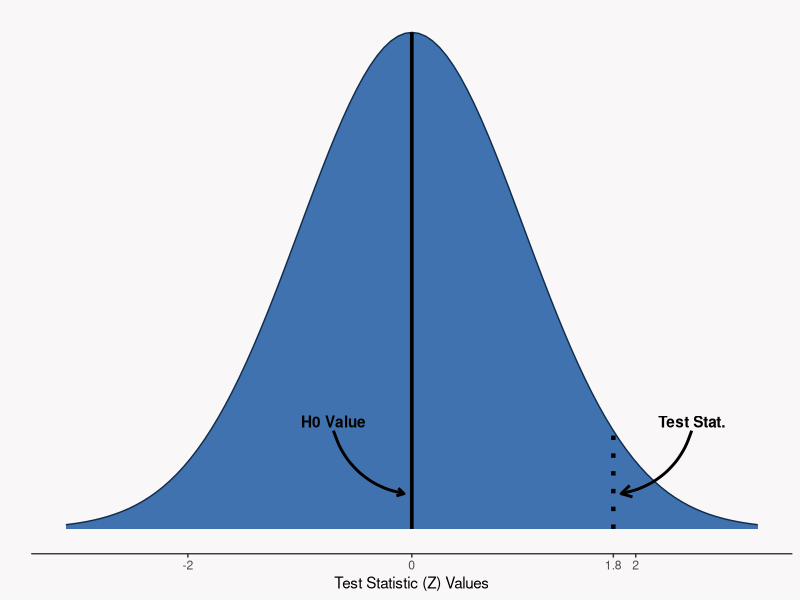
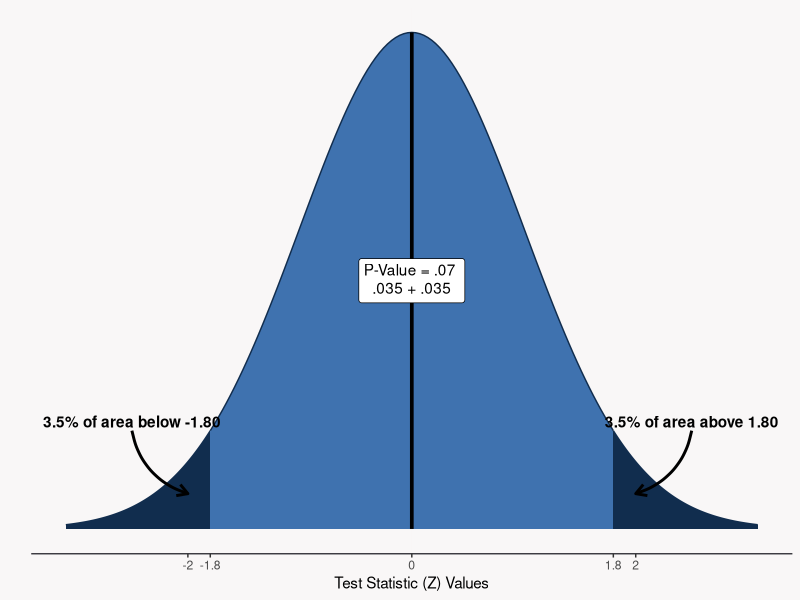
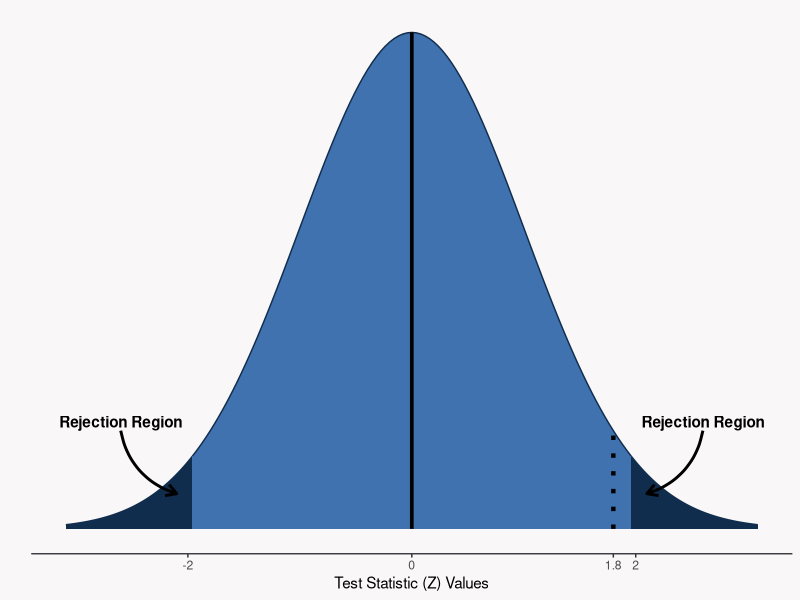
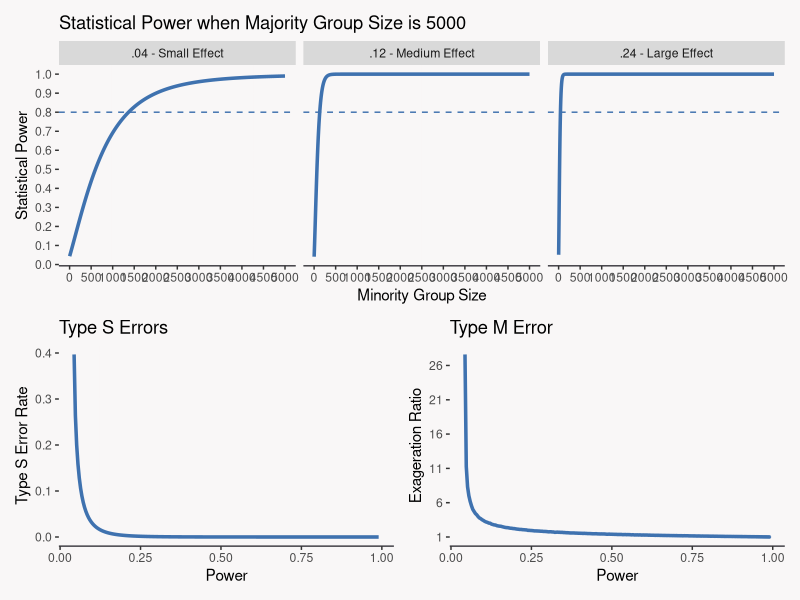

These charts were generated, in order, by the following R code:
## ---- chunk 1
#| label: setup
#| echo: false
#| warning: false
#| output: false

library(ggplot2)
library(dplyr)
library(tibble)
library(patchwork)
library(tidyr)
library(ggtext)
## ---- chunk 2
#| label: null-sampling-distribution
#| fig-align: center

ggplot2::ggplot(
  data = NULL,
  ggplot2::aes(
    x = c(qnorm(.001, mean = 0, sd = 1), qnorm(.999, mean = 0, sd = 1))
  )
) + 
  ggplot2::geom_area(
    stat = "function",
    fun = dnorm,
    args = list(mean = 0, sd = 1),
    color = "#112D4E",
    fill = "#3F72AF",
    xlim = c(qnorm(.001, mean = 0, sd = 1), qnorm(.999, mean = 0, sd = 1))
  ) +
  ggplot2::geom_segment(
    ggplot2::aes(
      x = 0,
      xend = 0,
      y = 0,
      yend = dnorm(0)
    ),
    size = 1.25
  ) + 
  ggplot2::geom_segment(
    ggplot2::aes(
      x = 1.80,
      xend = 1.80,
      y = 0,
      yend = dnorm(1.80)
    ),
    lty = "dotted",
    size = 1.5
  ) +
  ggplot2::theme(
    plot.background = element_rect(fill = "#F9F7F7", colour = "#F9F7F7"),
    panel.background = element_rect(fill = "#F9F7F7"),
    axis.line.x = element_line(colour = "#3D3C42"),
    axis.line.y = ggplot2::element_blank(),
    panel.grid.minor = element_line(colour = "#F9F7F7"),
    panel.grid.major = element_line(colour = "#F9F7F7"),
    legend.text = ggplot2::element_blank(),
    legend.title = ggplot2::element_blank(),
    legend.position = "none",
    axis.ticks.y = ggplot2::element_blank(),
    axis.text.y = ggplot2::element_blank()
  ) + 
  ggplot2::scale_x_continuous(
    breaks = c(-2, 0, 1.80, 2),
    labels = c(-2, 0, 1.80, 2)
  ) +
  ggplot2::annotate(
    geom = "curve", x = 2.5, y = dnorm(1.80), xend = 1.87, yend = dnorm(2.3), 
    curvature = -.3, linewidth = 1, arrow = arrow(length = unit(3, "mm"))
  ) +
  ggplot2::annotate(geom = "text", x = 2.5, y = dnorm(1.75), label = "Test Stat.", hjust = "center",
                    fontface = "bold") +
  ggplot2::annotate(
    geom = "curve", x = -.70, y = dnorm(1.80), xend = -.07, yend = dnorm(2.3), 
    curvature = .3, linewidth = 1, arrow = arrow(length = unit(2, "mm"))
  ) +
  ggplot2::annotate(geom = "text", x = -.70, y = dnorm(1.75), label = "H0 Value", hjust = "center",
                    fontface = "bold") +
  ggplot2::labs(
    y = "",
    x = "Test Statistic (Z) Values"
  )
## ---- chunk 3
#| label: p-value-area
#| fig-align: center

ggplot2::ggplot(
  data = NULL,
  ggplot2::aes(
    x = c(qnorm(.001, mean = 0, sd = 1), qnorm(.999, mean = 0, sd = 1))
  )
) + 
  ggplot2::geom_area(
    stat = "function",
    fun = dnorm,
    args = list(mean = 0, sd = 1),
    color = "#112D4E",
    fill = "#112D4E",
    xlim = c(qnorm(.001, mean = 0, sd = 1), -1.80)
  ) +
  ggplot2::geom_area(
    stat = "function",
    fun = dnorm,
    args = list(mean = 0, sd = 1),
    color = "#112D4E",
    fill = "#3F72AF",
    xlim = c(-1.80, 1.80)
  ) +
  ggplot2::geom_area(
    stat = "function",
    fun = dnorm,
    args = list(mean = 0, sd = 1),
    color = "#112D4E",
    fill = "#112D4E",
    xlim = c(1.80, qnorm(.999))
  ) +
  ggplot2::geom_segment(
    ggplot2::aes(
      x = 0,
      xend = 0,
      y = 0,
      yend = dnorm(0)
    ),
    size = 1.25
  ) +
  ggplot2::scale_x_continuous(
    breaks = c(-2, -1.80, 0, 1.80, 2),
    labels = c(-2, -1.80, 0, 1.80, 2)
  ) +
  ggplot2::theme(
    plot.background = element_rect(fill = "#F9F7F7", colour = "#F9F7F7"),
    panel.background = element_rect(fill = "#F9F7F7"),
    axis.line.x = element_line(colour = "#3D3C42"),
    axis.line.y = ggplot2::element_blank(),
    panel.grid.minor = element_line(colour = "#F9F7F7"),
    panel.grid.major = element_line(colour = "#F9F7F7"),
    legend.text = ggplot2::element_blank(),
    legend.title = ggplot2::element_blank(),
    legend.position = "none",
    axis.ticks.y = ggplot2::element_blank(),
    axis.text.y = ggplot2::element_blank()
  ) +
  ggplot2::labs(
    y = "",
    x = "Test Statistic (Z) Values"
  ) + 
  ggplot2::annotate(
    geom = "curve", x = 2.5, y = dnorm(1.80), xend = 2, yend = dnorm(2.3), 
    curvature = -.3, linewidth = 1, arrow = arrow(length = unit(3, "mm"))
  ) +
  ggplot2::annotate(geom = "text", x = 2.5, y = dnorm(1.75), label = "3.5% of area above 1.80", hjust = "center",
                    fontface = "bold") +
  ggplot2::annotate(
    geom = "curve", x = -2.5, y = dnorm(1.80), xend = -2, yend = dnorm(2.3), 
    curvature = .3, linewidth = 1, arrow = arrow(length = unit(3, "mm"))
  ) +
  ggplot2::annotate(geom = "text", x = -2.5, y = dnorm(1.75), label = "3.5% of area below -1.80", hjust = "center",
                    fontface = "bold") + 
  ggtext::geom_richtext(
    ggplot2::aes(
      x = 0,
      y = dnorm(0)/2,
      label = "P-Value = .07 <br> .035 + .035"
    )
  )
  
## ---- chunk 4
#| label: alpha-plot
#| fig-align: center

ggplot2::ggplot(
  data = NULL,
  ggplot2::aes(
    x = c(qnorm(.001, mean = 0, sd = 1), qnorm(.999, mean = 0, sd = 1))
  )
) + 
  ggplot2::geom_area(
    stat = "function",
    fun = dnorm,
    args = list(mean = 0, sd = 1),
    color = "#112D4E",
    fill = "#112D4E",
    xlim = c(qnorm(.001, mean = 0, sd = 1), qnorm(.025))
  ) +
  ggplot2::geom_area(
    stat = "function",
    fun = dnorm,
    args = list(mean = 0, sd = 1),
    color = "#112D4E",
    fill = "#3F72AF",
    xlim = c(qnorm(.025), qnorm(.975))
  ) +
  ggplot2::geom_area(
    stat = "function",
    fun = dnorm,
    args = list(mean = 0, sd = 1),
    color = "#112D4E",
    fill = "#112D4E",
    xlim = c(qnorm(.975), qnorm(.999))
  ) +
  ggplot2::geom_segment(
    ggplot2::aes(
      x = 0,
      xend = 0,
      y = 0,
      yend = dnorm(0)
    ),
    size = 1.25
  ) +
  ggplot2::geom_segment(
    ggplot2::aes(
      x = 1.80,
      xend = 1.80,
      y = 0,
      yend = dnorm(1.80)
    ),
    lty = "dotted",
    size = 1.5
  ) +
  ggplot2::scale_x_continuous(
    breaks = c(-2, 0, 1.80, 2),
    labels = c(-2, 0, 1.80, 2)
  ) +
  ggplot2::theme(
    plot.background = element_rect(fill = "#F9F7F7", colour = "#F9F7F7"),
    panel.background = element_rect(fill = "#F9F7F7"),
    axis.line.x = element_line(colour = "#3D3C42"),
    axis.line.y = ggplot2::element_blank(),
    panel.grid.minor = element_line(colour = "#F9F7F7"),
    panel.grid.major = element_line(colour = "#F9F7F7"),
    legend.text = ggplot2::element_blank(),
    legend.title = ggplot2::element_blank(),
    legend.position = "none",
    axis.ticks.y = ggplot2::element_blank(),
    axis.text.y = ggplot2::element_blank()
  ) +
  ggplot2::labs(
    y = "",
    x = "Test Statistic (Z) Values"
  ) + 
  ggplot2::annotate(
    geom = "curve", x = 2.6, y = dnorm(1.80), xend = 2.10, yend = dnorm(2.3), 
    curvature = -.3, linewidth = 1, arrow = arrow(length = unit(3, "mm"))
  ) +
  ggplot2::annotate(geom = "text", x = 2.6, y = dnorm(1.75), label = "Rejection Region", hjust = "center",
                    fontface = "bold") +
  ggplot2::annotate(
    geom = "curve", x = -2.60, y = dnorm(1.80), xend = -2.10, yend = dnorm(2.3), 
    curvature = .3, linewidth = 1, arrow = arrow(length = unit(3, "mm"))
  ) +
  ggplot2::annotate(geom = "text", x = -2.6, y = dnorm(1.75), label = "Rejection Region", hjust = "center",
                    fontface = "bold")
  
## ---- chunk 5
#| label: power-analysis-plot
#| fig-align: center
#| fig-width: 15
#| fig-height: 10

set.seed(404)

data_power <- 
  tibble::tibble(
    n_min = seq(1, 5000, len = 1000)
  ) |>
  tidyr::expand_grid(
    tibble::tibble(
      effect = c(.04, .12, .21)
    )
  ) |>
  dplyr::mutate(
    n_maj = 5000,
    p_min = .30,
    p_maj = effect + p_min,
    p_pool = (p_maj * n_maj + p_min * n_min) / (n_maj + n_min),
    se_pool = sqrt((p_pool * (1 - p_pool)) * (1/n_maj + 1/n_min)),
    se_maj = sqrt((p_maj * (1 - p_maj)) / n_maj),
    se_min = sqrt((p_min * (1 - p_min)) / n_min),
    se_alt = sqrt(se_maj^2 + se_min^2),
    power = pnorm(qnorm(.975)*(se_pool / se_alt) - (effect / se_alt), lower.tail = F) + pnorm(-qnorm(.975)*(se_pool / se_alt) - (effect / se_alt)),
    s_error = pnorm(-qnorm(.975)*(se_pool / se_alt) - (effect / se_alt)) / power,
    m_error = NA_real_
  )

for(i in 1:nrow(data_power)) {
  est <- rnorm(5000, mean = data_power$effect[i], sd = data_power$se_alt[i])
  cut_off <- qnorm(.975, mean = 0, sd = data_power$se_pool[i])
  exag_ratio <- mean(abs(est)[abs(est) > cut_off]) / data_power$effect[i]
  data_power$m_error[i] <- round(exag_ratio, 2)
}

power_plot <- 
  ggplot2::ggplot(
  data = data_power |>
    dplyr::mutate(
      label = dplyr::case_when(
        effect == .04 ~ ".04 - Small Effect",
        effect == .12 ~ ".12 - Medium Effect",
        TRUE ~ ".24 - Large Effect"
      )
    ), 
  ggplot2::aes(
    x = n_min,
    y = power
  )
) + 
  ggplot2::geom_line(
    linewidth = 1.2,
    color = "#3F72AF",
  ) +
  ggplot2::geom_hline(yintercept = .80, color = "#3F72AF", linetype = "dashed") +
  ggplot2::scale_x_continuous(
    breaks = c(seq(0, 5000, by = 500))
  ) +
  ggplot2::facet_grid(. ~ label) +
  ggplot2::scale_y_continuous(
    breaks = seq(0, 1, by = .10)
  ) +
  ggplot2::labs(
    x = "Minority Group Size",
    y = "Statistical Power",
    title = "Statistical Power when Majority Group Size is 5000"
  ) + 
  ggplot2::theme(
    plot.background = element_rect(fill = "#F9F7F7", colour = "#F9F7F7"),
    panel.background = element_rect(fill = "#F9F7F7"),
    axis.line.x = element_line(colour = "#3D3C42"),
    axis.line.y = ggplot2::element_blank(),
    panel.grid.minor = element_line(colour = "#F9F7F7"),
    panel.grid.major = element_line(colour = "#F9F7F7"),
    legend.text = ggplot2::element_blank(),
    legend.title = ggplot2::element_blank(),
    legend.position = "none"
  )

sign_plot <- 
  ggplot2::ggplot(
  data = data_power |>
    dplyr::filter(effect == .04) |>
    dplyr::group_by(effect, power) |>
    dplyr::slice_max(s_error), 
  ggplot2::aes(
    x = power,
    y = s_error
  )
) + 
  ggplot2::geom_line(
    linewidth = 1.2,
    color = "#3F72AF",
  ) +
  ggplot2::labs(
    x = "Power",
    y = "Type S Error Rate",
    title = "Type S Errors"
  ) + 
  ggplot2::theme(
    plot.background = element_rect(fill = "#F9F7F7", colour = "#F9F7F7"),
    panel.background = element_rect(fill = "#F9F7F7"),
    axis.line.x = element_line(colour = "#3D3C42"),
    axis.line.y = ggplot2::element_blank(),
    panel.grid.minor = element_line(colour = "#F9F7F7"),
    panel.grid.major = element_line(colour = "#F9F7F7"),
    legend.text = ggplot2::element_blank(),
    legend.title = ggplot2::element_blank(),
    legend.position = "none"
  )

magnitude_plot <- 
  ggplot2::ggplot(
  data = data_power |>
    dplyr::filter(effect == .04) |>
    dplyr::summarize(
      m_error = mean(m_error),
      .by = power
    ), 
  ggplot2::aes(
    x = power,
    y = m_error
  )
) + 
  ggplot2::geom_line(
    linewidth = 1.2,
    color = "#3F72AF",
  ) +
  ggplot2::scale_y_continuous(
    breaks = seq(1, 31, by = 5)
  ) +
  ggplot2::labs(
    x = "Power",
    y = "Exageration Ratio",
    title = "Type M Error"
  ) + 
  ggplot2::theme(
    plot.background = element_rect(fill = "#F9F7F7", colour = "#F9F7F7"),
    panel.background = element_rect(fill = "#F9F7F7"),
    axis.line.x = element_line(colour = "#3D3C42"),
    axis.line.y = ggplot2::element_blank(),
    panel.grid.minor = element_line(colour = "#F9F7F7"),
    panel.grid.major = element_line(colour = "#F9F7F7"),
    legend.text = ggplot2::element_blank(),
    legend.title = ggplot2::element_blank(),
    legend.position = "none"
  )

power_patchwork <- power_plot / (sign_plot | magnitude_plot)

power_theme <- 
  ggplot2::theme(
    plot.background = element_rect(fill = "#F9F7F7", colour = "#F9F7F7"),
    panel.background = element_rect(fill = "#F9F7F7"),
    axis.line.x = element_line(colour = "#3D3C42"),
    axis.line.y = ggplot2::element_blank(),
    panel.grid.minor = element_line(colour = "#F9F7F7"),
    panel.grid.major = element_line(colour = "#F9F7F7"),
    legend.text = ggplot2::element_blank(),
    legend.title = ggplot2::element_blank(),
    legend.position = "none"
  )

power_patchwork & power_theme
